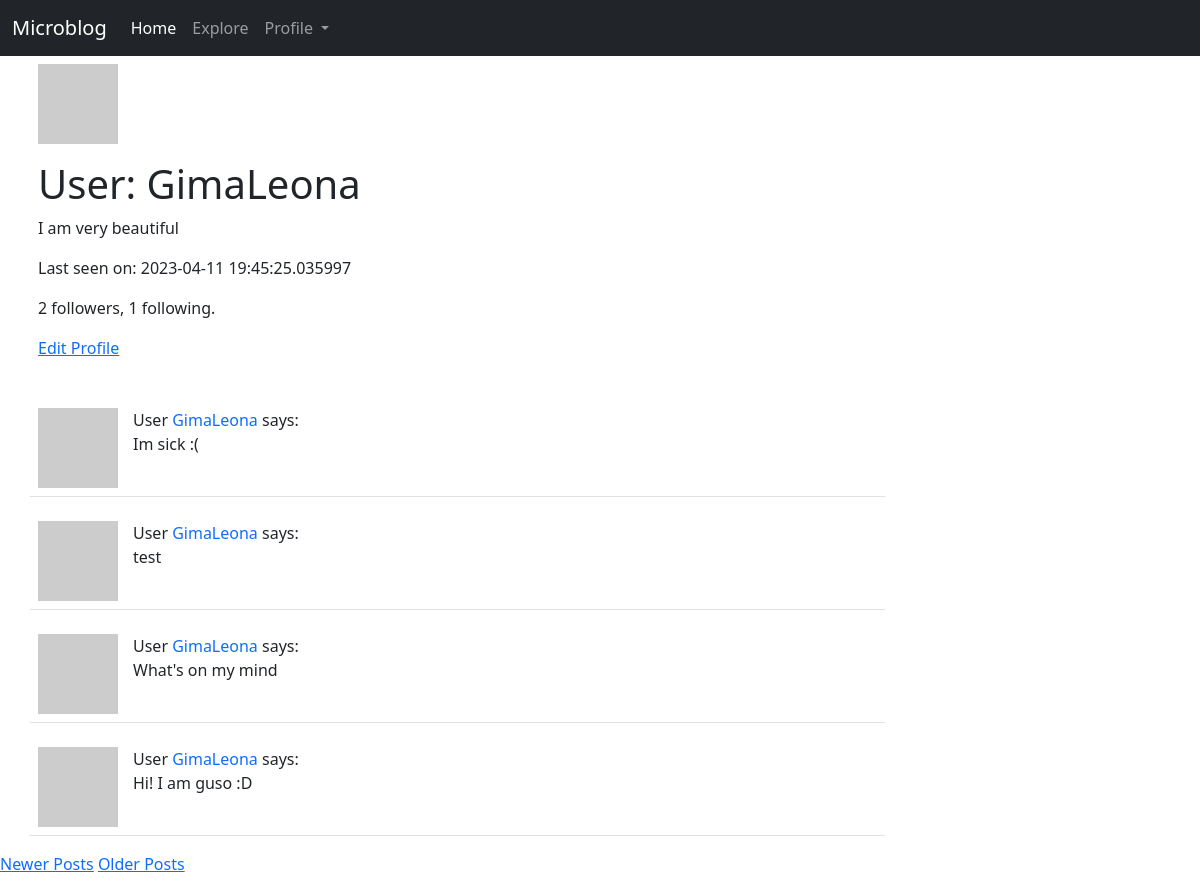
The app's page /user/GimaLeona (signed in), older data.
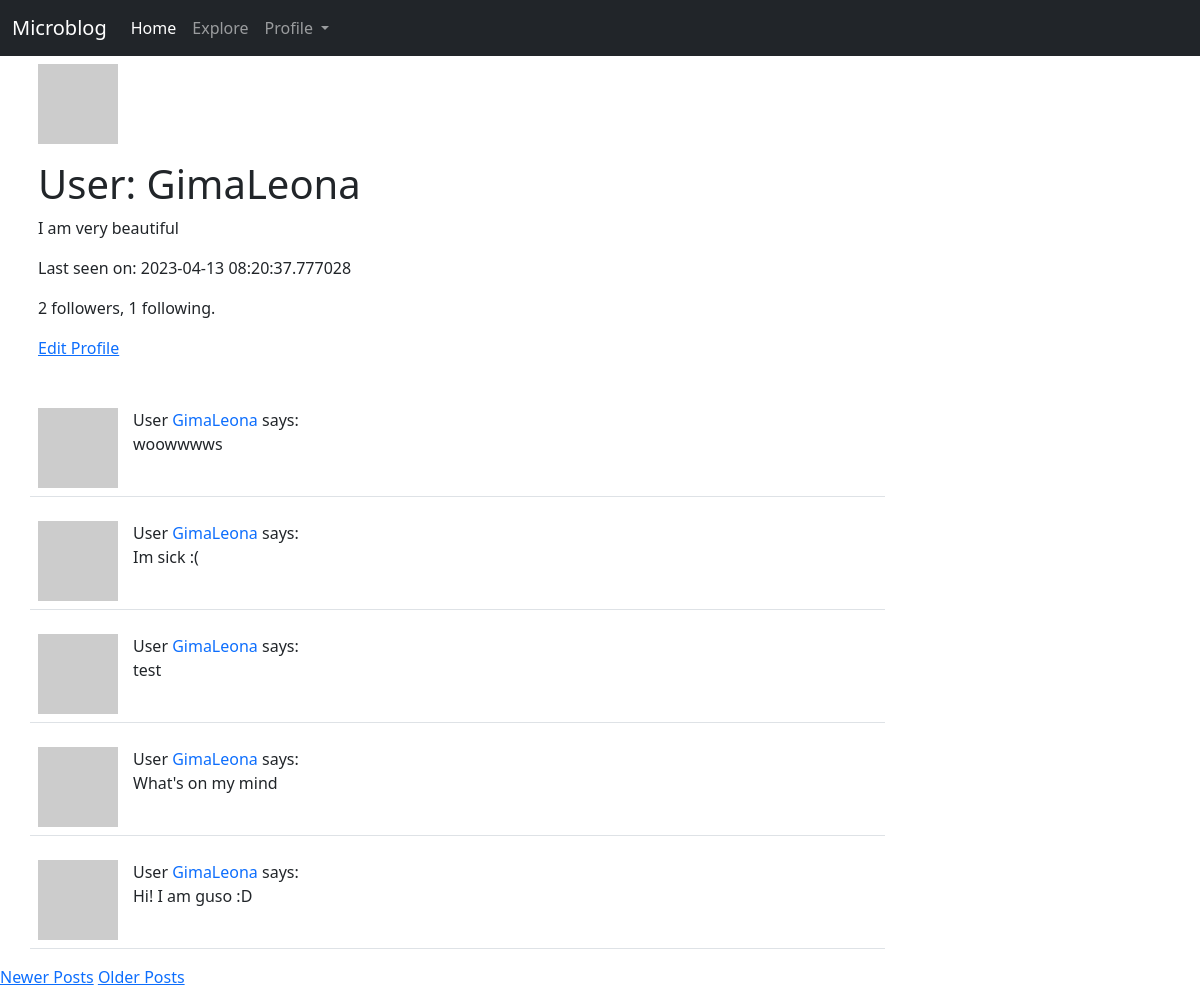
The same page, newer data.
### app/models.py (models this page shows, shortened)
class User(UserMixin, db.Model):
	id = db.Column(db.Integer, primary_key=True)
	username = db.Column(db.String(64), index=True, unique=True)
	email = db.Column(db.String(120), index=True, unique=True)
	password_hash = db.Column(db.String(128))
	about_me = db.Column(db.String(140))
	last_seen = db.Column(db.DateTime, default=datetime.utcnow())
	posts = db.relationship('Post', backref='author', lazy='dynamic')
	followed = db.relationship(
		'User', secondary=followers,
		primaryjoin=(followers.c.follower_id == id),
		secondaryjoin=(followers.c.followed_id == id),
		backref=db.backref('followers', lazy='dynamic'), lazy='dynamic')
	def avatar(self, size):
		digest = md5(self.email.lower().encode('utf-8')).hexdigest()
		return f"https://www.gravatar.com/avatar/{digest}?d=identicon&s={size}"

class Post(db.Model):
	id = db.Column(db.Integer, primary_key=True)
	body = db.Column(db.String(140))
	timestamp = db.Column(db.DateTime, index=True, default=datetime.utcnow)
	user_id = db.Column(db.Integer, db.ForeignKey('user.id'))

### app/routes.py (the view)
@app.route('/user/<username>')
@login_required
def user(username):
	user_ = User.query.filter_by(username=username).first_or_404()
	form = EmptyForm()
	page = request.args.get('page', 1, type=int)
	posts = user_.posts.order_by(Post.timestamp.desc()).paginate(
		page=page, per_page=app.config['POSTS_PER_PAGE'], error_out=False)
	next_url = url_for('user', username=user_.username, page=posts.next_num) if posts.has_next else '#'
	prev_url = url_for('user', username=user_.username, page=posts.prev_num) if posts.has_prev else '#'
	return render_template('user.html', user=user_, posts=posts.items, form=form, next_url=next_url, prev_url=prev_url)

### app/models.py (called while the page is built)
@login.user_loader
def load_user(user_id):
	return User.query.get(int(user_id))

### app/routes.py (called while the page is built)
@app.before_request
def before_request():
	if current_user.is_authenticated:
		current_user.last_seen = datetime.utcnow()
		db.session.commit()

### app/templates/user.html (shortened to what this page needs)
{% extends "layout.html" %}
{% block content %}
<div class="container">
    <table class="table table-borderless">
        <tr class="row">
            <td>
                <img src="{{ user.avatar(128) }}" alt="user image"/>
            </td>
            <td>
                <h1>User: {{ user.username }}</h1>
                {% if user.about_me %}<p>{{ user.about_me }}</p>{% endif %}
                {% if user.last_seen %}<p>Last seen on: {{ user.last_seen }}</p>{% endif %}
                <p>{{ user.followers.count() }} followers, {{ user.followed.count() }} following.</p>
                {% if user == current_user %}
                <p><a href="{{ url_for('edit_profile') }}">Edit Profile</a></p>
                {% else %}
                <p>
                    <form action="{{ url_for('unfollow', username=user.username) }}" method="post">
                        {{ form.hidden_tag() }}
                        {{ form.submit(class_='btn btn-secondary', value='Unfollow') }}
                    </form>
                {% endif %}
            </td>
        </tr>
    </table>
</div>
    {% for post in posts %}
        {% include '_post.html' %}
    {% endfor %}
    {% if prev_url %}
    <a href="{{ prev_url }}">Newer Posts</a>
    {% endif %}
    {% if next_url %}
    <a href="{{ next_url}}">Older Posts</a>
    {% endif %}
{% endblock content %}

### app/templates/layout.html (shortened to what this page needs)
<!DOCTYPE html>
<html lang="en">
  <head>
      <link href="https://cdn.jsdelivr.net/npm/bootstrap@5.1.3/dist/css/bootstrap.min.css" rel="stylesheet">
  </head>
  <body>
    <nav class="navbar navbar-expand-lg navbar-dark bg-dark">
      <div class="container-fluid">
        <a class="navbar-brand" href="{{ url_for('index') }}">Microblog</a>
        <div class="collapse navbar-collapse" id="navbarSupportedContent">
          <ul class="navbar-nav me-auto mb-2 mb-lg-0">
            <li class="nav-item">
              <a class="nav-link active" aria-current="page" href="{{ url_for('index') }}">Home</a>
            </li>
            {% if current_user.is_anonymous %}
            <li class="nav-item">
              <a class="nav-link" href="{{ url_for('explore') }}">Explore</a>
            </li>
            <li class="nav-item">
              <a class="nav-link" href="{{ url_for('login') }}">Login</a>
            </li>
            {% else %}
            <li class="nav-item">
              <a class="nav-link" href="{{ url_for('explore') }}">Explore</a>
            </li>
            <li class="nav-item dropdown">
              <a class="nav-link dropdown-toggle" href="{{ url_for('user', username=current_user.username) }}" id="navbarDropdown" role="button" data-bs-toggle="dropdown" aria-expanded="false">
                Profile
              </a>
            </li>
            {% endif %}
        </div>
      </div>
    </nav>
    {% block content %} {% endblock content %}
  </body>
</html>

### app/templates/_post.html (shortened to what this page needs)
<div class="container">
    <table class="table table-hover">
      <tr class="row">
        <td class="col-1"><a href="{{ url_for('user', username=post.author.username) }}"><img src=" {{ post.author.avatar(70) }}" alt="user image"/></a>
        <td class="col-8">
          User <a style="text-decoration: none" href="{{ url_for('user', username=post.author.username) }}">{{ post.author.username }}</a> says:<br>{{ post.body }}
        </td>
      </tr>
    </table>
</div>

Row changes from the older to the newer data that the page shows:
changed User "GimaLeona": last_seen "2023-04-11 19:45:25.035997" → "2023-04-13 08:20:37.777028"
added Post: author.username "GimaLeona", body "woowwwws"
